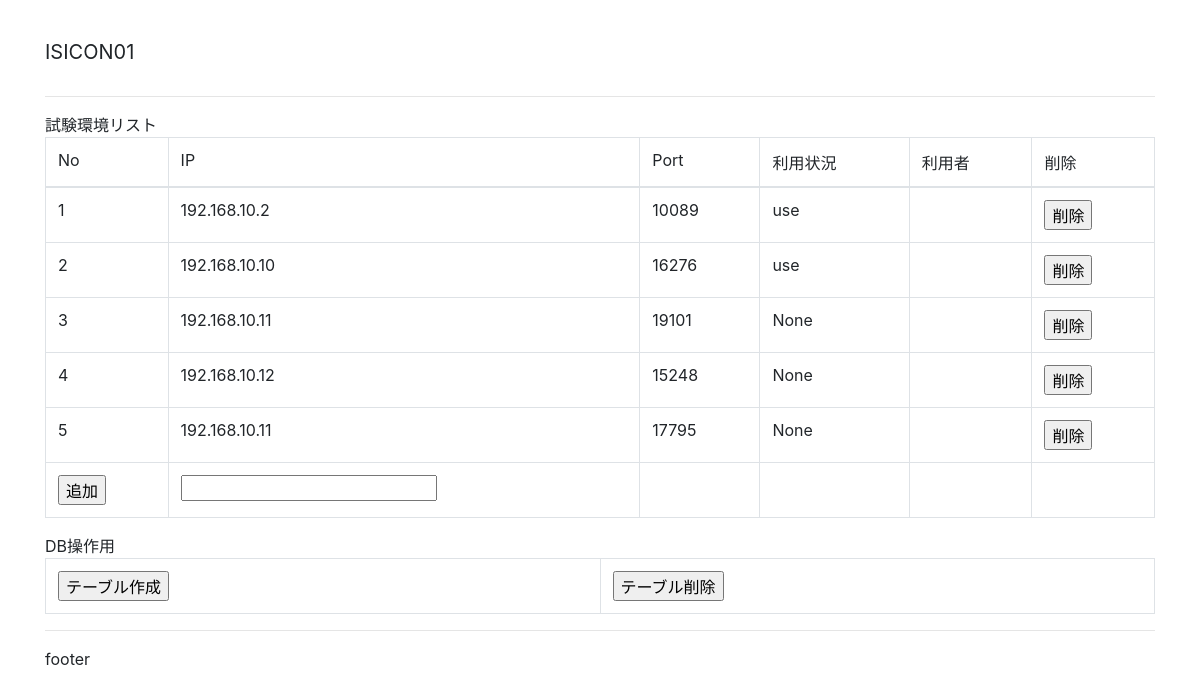
The page /admin on the database as committed earlier.
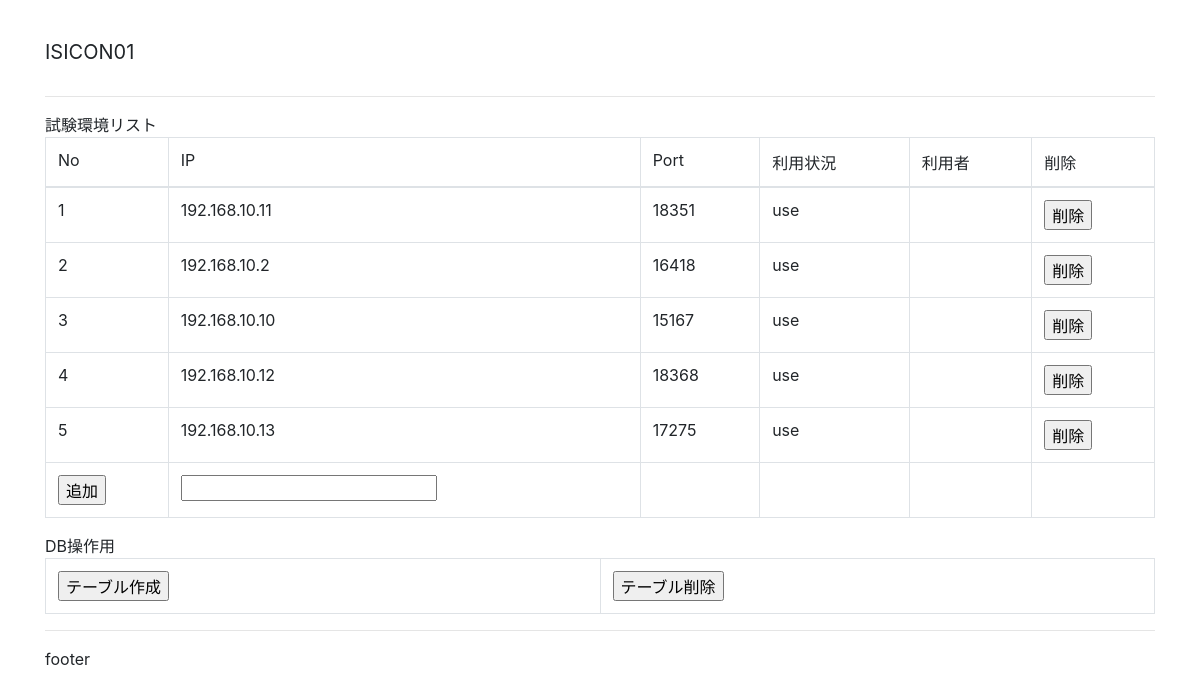
The same page on the database as committed later.
### tables this page shows
CREATE TABLE server (num integer primary key, ip text, port integer, use text);

### isicon01/admin.py (the view)
@app.route('/admin')
def admin():
    conn = sqlite3.connect(dbpath)
    c = conn.cursor()
    try:
        c.execute("select * from server;")
        exam_servers = c.fetchall()
    except sqlite3.Error as e:
        print('sqlite3 error: ', e.args[0])
    conn.commit()
    conn.close()
    return render_template(
        'admin.html',
        servers = exam_servers,
    )

### isicon01/templates/admin.html
﻿{% extends "layout.html" %}
{% block content %}
試験環境リスト
<table class="table table-bordered table-hover">
    <thead>
        <tr>
            <td>No</td>
            <td>IP</td>
            <td>Port</td>
            <td>利用状況</td>
            <td>利用者</td>
            <td>削除</td>
        </tr>
    </thead>
    <tbody>
        {% for server in servers %}
        <tr>
            <td>{{ server[0] }}</td>
            <td>{{ server[1] }}</td>
            <td>{{ server[2] }}</td>
            <td>{{ server[3] }}</td>
            <td>{{ server[4] }}</td>
            <form action="/admin/{{ server[0] }}/del" method="POST">
                <td><input type="submit" value="削除" /></td>
            </form>
        </tr>
        {% endfor %}
        <tr>
            <form action="/admin/add" method="POST">
                <td><input type="submit" value="追加" /></td>
                <td><input name="ip" type="text" /></td>
                <td></td>
                <td></td>
                <td></td>
                <td></td>
            </form>
        </tr>
    </tbody>
</table>
DB操作用
<table class="table table-bordered table-hover">
    <tbody>
        <tr>
            <form action="/admin/createTable" method="POST">
                <td><input type="submit" value="テーブル作成" /></td>
            </form>
            <form action="/admin/deleteTable" method="POST">
                <td><input type="submit" value="テーブル削除" /></td>
            </form>
        </tr>
    </tbody>
</table>
{% endblock %}

### isicon01/templates/layout.html (shortened to what this page needs)
﻿<!DOCTYPE html>
<html lang="en" xmlns="http://www.w3.org/1999/xhtml">
<head>
    <link rel="stylesheet" type="text/css" href="/static/content/bootstrap.min.css" />
</head>
<body>
    <div class="navbar navbar-default">
        <div class="container">
            <div class="navbar-header">
                <a class="navbar-brand">ISICON01</a>
            </div>
        </div>
    </div>
    <div class="container body-content">
        <hr />
        {% block content %}{% endblock %}
        <hr />
        <footer>
            <p>footer</p>
        </footer>
    </div>
</body>
</html>

Rows that differ between the two databases and show on the page:
changed server id 1: ip "192.168.10.2" → "192.168.10.11"; port "10089" → "18351"
changed server id 2: ip "192.168.10.10" → "192.168.10.2"; port "16276" → "16418"
changed server id 3: ip "192.168.10.11" → "192.168.10.10"; port "19101" → "15167"; use "None" → "use"
changed server id 4: port "15248" → "18368"; use "None" → "use"
changed server id 5: ip "192.168.10.11" → "192.168.10.13"; port "17795" → "17275"; use "None" → "use"
